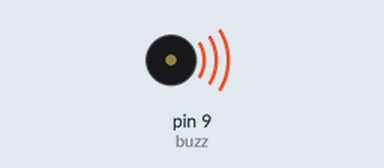
Simulated run of this sketch. Board: Arduino Uno, built with avr-gcc and run on an emulated ATmega328P. On the bench: buzzer (waves = sounding).

Above: at 0.07 s.
At 3.1 s:
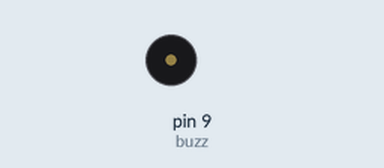
Timing chart, 0 to 7.9 s (numbered marks = the images above):
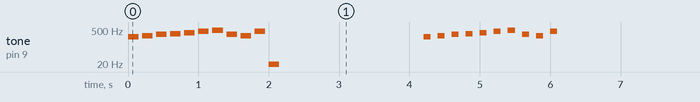

Measured:
- by itself, tone on pin 9 (buzz): plays 262 Hz for 0.15 s, 294 Hz for 0.15 s, 330 Hz for 0.15 s, 349 Hz for 0.15 s, 392 Hz for 0.15 s, 440 Hz for 0.15 s … (331 notes in this stretch)

The sketch:

C20.ino
```cpp
int buzz=9;
int notas []={262,294,330,349,392,440,494,330,294,440};
void setup() {
  pinMode(buzz,OUTPUT);
}

void loop() {
  for(int c=0;c<11;c++){
    tone(buzz,notas[c]);
    delay(150);
    noTone(buzz);
    delay(50);
  }
  delay(2000);
  for(int c=0;c<10;c++){
    tone(buzz,notas[c]);
    delay(100);
    noTone(buzz);
    delay(100);
  }
  delay(2000);
  for(int c=0;c<10;c++){
    tone(buzz,notas[c]);
    delay(200);
  }
  noTone(buzz);
  delay(2000);
}
```
